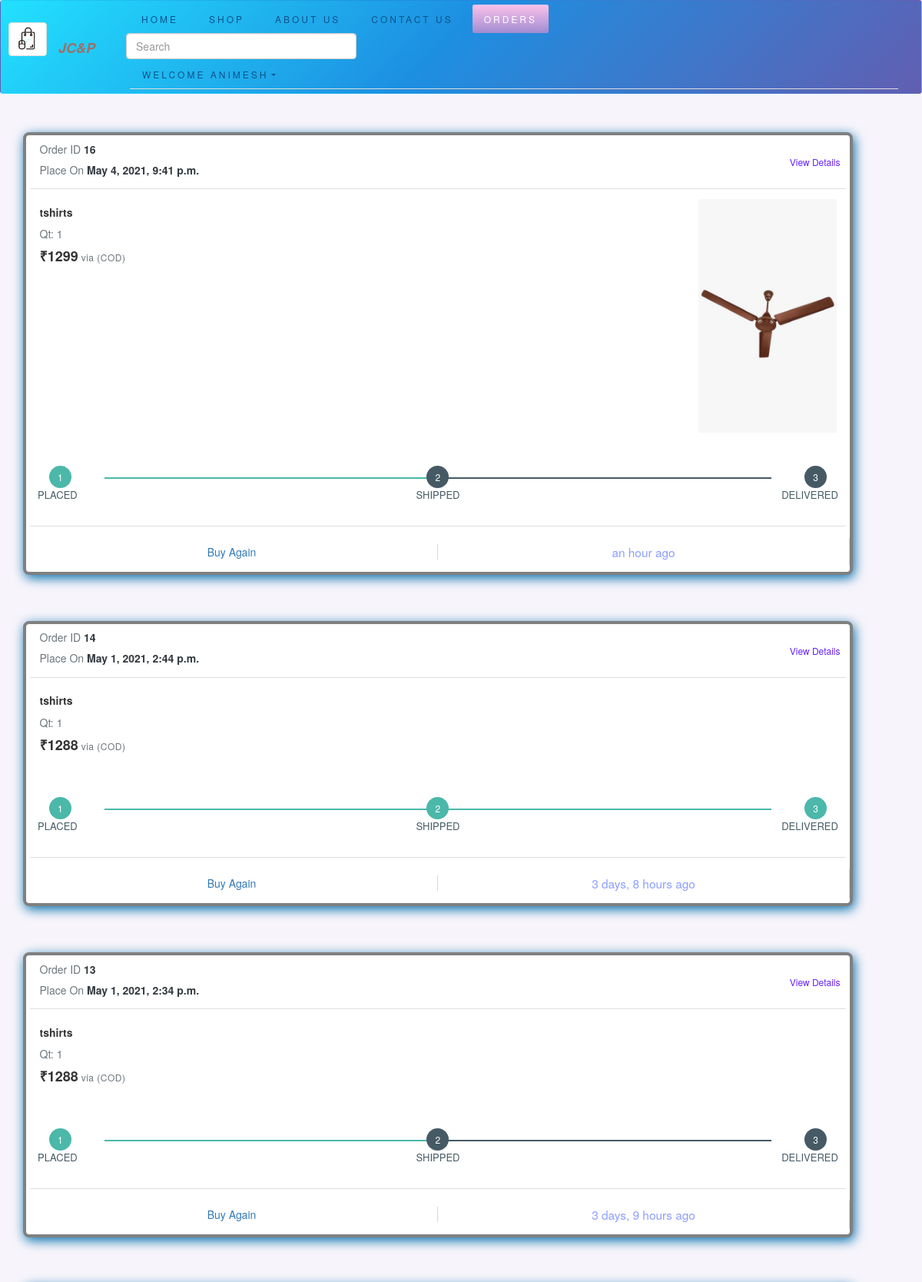
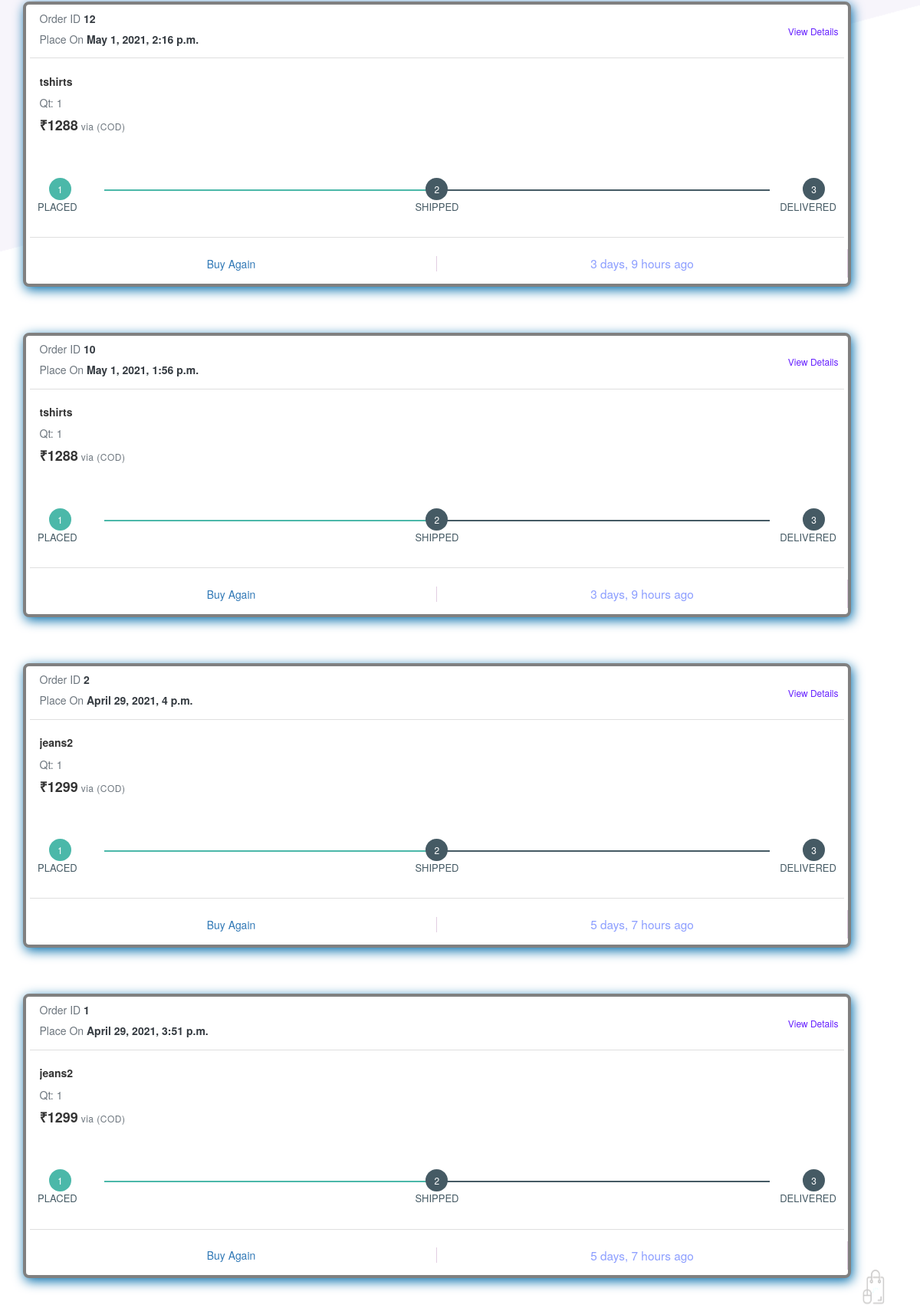
The page /orders (signed in, upper part) on the database its author committed (2 pictures, top to bottom).
### just/models.py (models this page shows, shortened)
class Order(models.Model):
    order_id = models.AutoField(primary_key=True)
    product_id = models.CharField(max_length=100,default="")
    product_name = models.CharField(max_length=100)
    product_price = models.CharField(max_length=100)
    total_price = models.CharField(max_length=100,default="0")
    product_category = models.CharField(max_length=100)
    category_size = models.CharField(max_length=100,default="no size",blank=True)
    customer_name = models.CharField(max_length=100)
    customer_email = models.CharField(max_length=200)
    customer_phone = models.CharField(max_length=100)
    alternative_number = models.CharField(max_length=100)
    delivery_address = models.CharField(max_length=500)
    Alternate_address = models.CharField(max_length=500,blank=True)
    city = models.CharField(max_length=100)
    state = models.CharField(max_length=100)
    zipCode = models.CharField(max_length=50)
    customer_username = models.CharField(max_length=500)
    status = models.CharField(max_length=100,default="Order Placed")
    image = models.CharField(max_length=100,default="")
    quantity = models.CharField(max_length=100,default="1")
    date = models.DateTimeField(auto_now_add=True)

### just/views.py (the view)
# urls.py: path('orders',views.order,name="orders"),
def order(request):
    if request.user.is_authenticated:
        orders = reversed(Order.objects.filter(customer_username=request.user.username))
        return render(request,'shop/order.html',{"orders":orders})
    else:
        messages.warning(request,'please log in first to see your orders')
        return render(request,'shop/order.html')

### just/templates/shop/order.html (shortened to what this page needs)
{% extends 'shop/base.html' %}
{% block orders %}active{% endblock %}
{% load humanize %}
{% block body %}
    {% if user.is_authenticated %}
    <div class="container background-2">
        {% if orders %}
          {% for i in orders %}
            <div class="container-fluid my-2 d-sm-flex justify-content-center">
              <div class="card px-2">
                  <div class="card-header bg-white">
                      <div class="row justify-content-between">
                          <div class="col">
                              <p class="text-muted"> Order ID <span class="font-weight-bold text-dark">{{i.order_id}}</span></p>
                              <p class="text-muted"> Place On <span class="font-weight-bold text-dark">{{i.date}}</span> </p>
                          </div>
                          <div class="flex-col my-auto">
                              <h6 class="ml-auto mr-3"> <a class="mylink" href="\product\{{i.product_id}}">View Details</a> </h6>
                          </div>
                      </div>
                  </div>
                  <div class="card-body">
                      <div class="media flex-column flex-sm-row">
                          <div class="media-body ">
                              <h5 class="bold">{{i.product_name}}</h5>
                              <p class="text-muted"> Qt: 1 </p>
                              <h4 class="mt-3 mb-4 bold"> <span class="mt-5">&#x20B9;</span>{{i.product_price}}<span class="small text-muted"> via (COD) </span></h4>
                          </div>
                          {% if i.image %}
                          <img class="align-self-center img-fluid" src="/media/{{i.image}}" width="180 " height="180">
                          {% endif %}
                      </div>
                  </div>
                  <div class="row px-3">
                      <div class="col">
                          {%if i.status == 'Order Placed' %}
                          <ul id="progressbar">
                            <li class="step0 active " id="step1">PLACED</li>
                            <li class="step0 text-center" id="step2">SHIPPED</li>
                            <li class="step0 text-muted text-right" id="step3">DELIVERED</li>
                          </ul>
                          {% elif i.status == 'Order Confirmed' %}
                          <ul id="progressbar">
                              <li class="step0 active " id="step1">PLACED</li>
                              <li class="step0 active text-center" id="step2">SHIPPED</li>
                              <li class="step0 text-muted text-right" id="step3">DELIVERED</li>
                          </ul>
                          {% elif i.status == 'Delivered' %}
                          <ul id="progressbar">
                            <li class="step0 active " id="step1">PLACED</li>
                            <li class="step0 active text-center" id="step2">SHIPPED</li>
                            <li class="step0 active text-muted text-right" id="step3">DELIVERED</li>
                          </ul>
                          {% endif %}
                      </div>
                  </div>
                  <div class="card-footer bg-white px-sm-3 pt-sm-4 px-0">
                      <div class="row text-center ">
                          <div class="col-md-6 my-auto border-line ">
                              <a href="\checkout\{{i.product_id}}">Buy Again</a>
                          </div>
                          <div class="col-md-6 my-auto border-line ">
                            <h5>{{i.date | naturaltime}}</h5>
                        </div>
                      </div>
                  </div>
              </div>
            </div>
            {% endfor %}
          {% endif %}
    </div>
    {% endif %}
    <div class="back-to-top"><a href="#nav"> <img title="JC&P." width="50" height="50" src="/media/shop/images/logo_2.png" alt="JC&P"></a> </div>
{% endblock %}

### just/templates/shop/base.html (shortened to what this page needs)
<!doctype html>
<html lang="en">
  <head>
    <link rel="stylesheet" href="https://maxcdn.bootstrapcdn.com/bootstrap/4.0.0/css/bootstrap.min.css">
    <link rel="stylesheet" type="text/css" href="https://maxcdn.bootstrapcdn.com/font-awesome/4.7.0/css/font-awesome.min.css">
    <link rel="stylesheet" href="https://stackpath.bootstrapcdn.com/bootstrap/4.2.1/css/bootstrap.min.css">
<link href="/docs/5.0/dist/css/bootstrap.min.css" rel="stylesheet">
  </head>
  <body>
    <nav class="navbar navbar-expand-lg navbar-dark bg-dark">
      <img class="thumbnail" src="\media\shop\images\logo_2.png">
      <a class="navbar-brand" href="/"><strong style="font-size: 18px;font-style: italic;">JC&P</strong></a>
  <div class="collapse navbar-collapse" id="navbarSupportedContent">
    <ul class="nav nav-pills mr-auto">
      <li class="nav-item mx-2">
        <a class="nav-link {% block home %} {% endblock %}" aria-current="page" href="/">HOME</a>
      </li>
      <li class="nav-item mx-2">
        <a class="nav-link {% block shop %} {% endblock %}" aria-current="page" href="/shop">SHOP</a>
      </li>
      <li class="nav-item mx-2">
        <a class="nav-link {% block about %} {% endblock %}" href="/about">ABOUT US</a>
      </li>
      <li class="nav-item mx-2">
        <a class="nav-link {% block contact  %} {% endblock %}" href="/contact">CONTACT US</a>
      </li>
      <li class="nav-item mx-2">
        <a class="nav-link {% block orders  %} {% endblock %}" href="/orders">ORDERS</a>
      </li>
    </ul>
    <form action="/search" method="GET" class="form-inline my-2 my-lg-0">
      <input style="width: 300px;" class="form-control mr-sm-2" name="search" id="search" type="search" placeholder="Search" aria-label="Search">
    </form>
  {% if user.is_authenticated %}
      <ul class="nav nav-tabs mx-2">
        <li class="nav-item dropdown">
          <a class="nav-link dropdown-toggle" data-toggle="dropdown" href="#" role="button" aria-expanded="false">Welcome {{request.user.first_name}}</a>
        </li>
      </ul>
      {% endif %}
    </div>
</nav>
  {% block body %} {% endblock %}
  </body>
</html>

### rows shown on the page
Order: order_id "16", date "May 4, 2021, 9:41 p.m.", product_name "tshirts", product_price "1299", image (picture), status "PLACED", date "an hour ago"
Order: order_id "14", date "May 1, 2021, 2:44 p.m.", product_name "tshirts", product_price "1288", status "PLACED", date "3 days, 8 hours ago"
Order: order_id "13", date "May 1, 2021, 2:34 p.m.", product_name "tshirts", product_price "1288", status "PLACED", date "3 days, 9 hours ago"
Order: order_id "12", date "May 1, 2021, 2:16 p.m.", product_name "tshirts", product_price "1288", status "PLACED", date "3 days, 9 hours ago"
Order: order_id "10", date "May 1, 2021, 1:56 p.m.", product_name "tshirts", product_price "1288", status "PLACED", date "3 days, 9 hours ago"
Order: order_id "2", date "April 29, 2021, 4 p.m.", product_name "jeans2", product_price "1299", status "PLACED", date "5 days, 7 hours ago"
Order: order_id "1", date "April 29, 2021, 3:51 p.m.", product_name "jeans2", product_price "1299", status "PLACED", date "5 days, 7 hours ago"

### other values the page prints
{{ request.user.first_name }} "ANIMESH"
